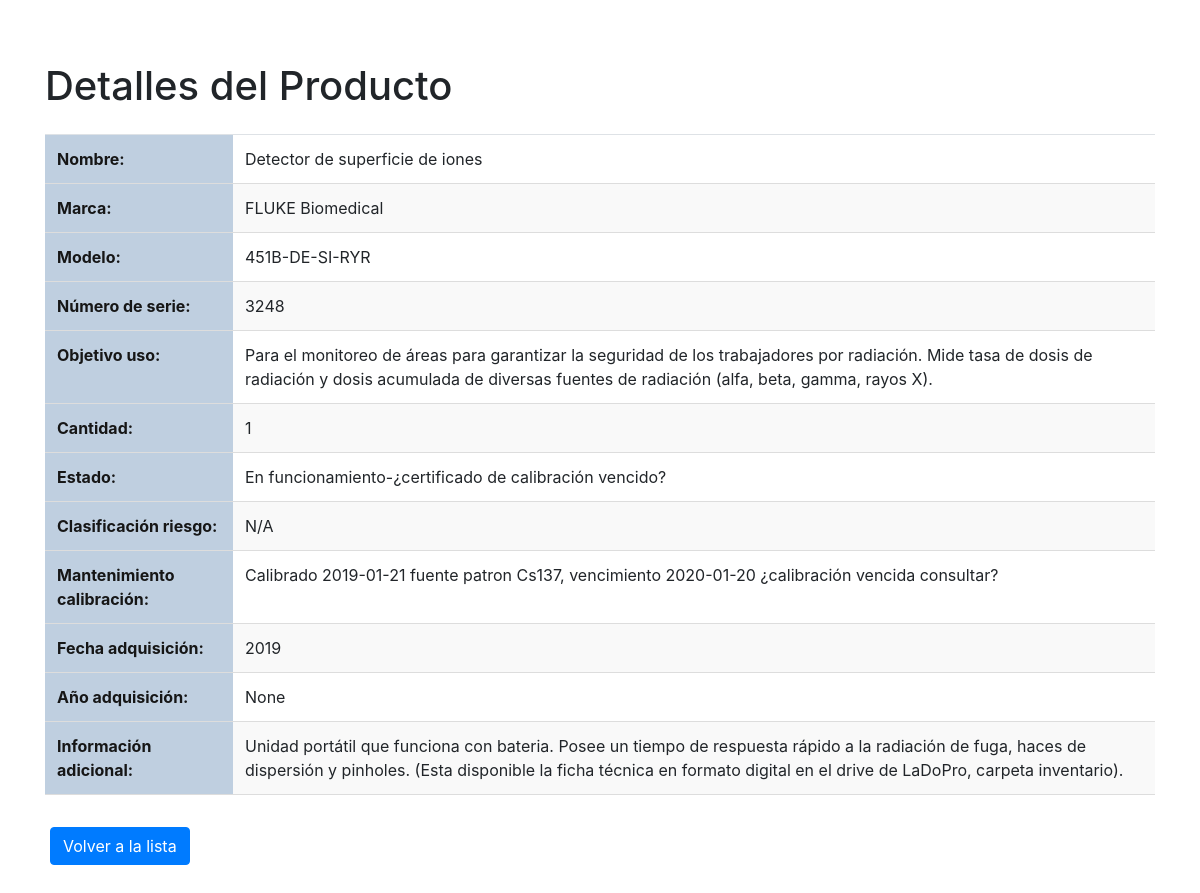
Page /inventario/detalles/1/ on the committed database.
### inventario/models.py (models this page shows, shortened)
class Producto(models.Model):
    nombre = models.CharField(max_length=255, null=True, blank=True)
    marca = models.CharField(max_length=255)  # campo obligatorio
    modelo = models.CharField(max_length=255, null=True, blank=True)
    numero_serie = models.CharField(max_length=255, null=True, blank=True)  # Modificado para permitir valores nulos
    objetivo_uso = models.CharField(max_length=255)  # campo obligatorio
    cantidad = models.IntegerField(default=0)
    estado = models.CharField(max_length=255, default='Funcionando')
    clasificacion_riesgo = models.CharField(max_length=255, null=True, blank=True)
    mantenimiento_calibracion = models.CharField(max_length=300, blank=True, null=True)
    fecha_adquisicion = models.CharField(max_length=255, null=True, blank=True)
    anio_adquisicion = models.IntegerField(null=True, blank=True)
    informacion_adicional = models.TextField(blank=True, null=True)

### inventario/views.py (the view)
# urls.py: path('detalles/<int:pk>/', detalles_producto, name='detalles_producto'),  # Nueva ruta
def detalles_producto(request, pk):
    producto = get_object_or_404(Producto, pk=pk)
    return render(request, 'inventario/detalles_producto.html', {'producto': producto})

### inventario/templates/inventario/detalles_producto.html (shortened to what this page needs)
{% load static %}
<!DOCTYPE html>
<html lang="es">
<head>
    <link rel="stylesheet" href="{% static 'css/style.css' %}">
    <link rel="stylesheet" href="https://stackpath.bootstrapcdn.com/bootstrap/4.5.2/css/bootstrap.min.css">
</head>
<body>
    <div class="container">
        <h1 class="my-4">Detalles del Producto</h1>
        <table class="table">
            <tr>
                <th>Nombre:</th>
                <td>{{ producto.nombre }}</td>
            </tr>
            <tr>
                <th>Marca:</th>
                <td>{{ producto.marca }}</td>
            </tr>
            <tr>
                <th>Modelo:</th>
                <td>{{ producto.modelo }}</td>
            </tr>
            <tr>
                <th>Número de serie:</th>
                <td>{{ producto.numero_serie }}</td>
            </tr>
            <tr>
                <th>Objetivo uso:</th>
                <td>{{ producto.objetivo_uso }}</td>
            </tr>
            <tr>
                <th>Cantidad:</th>
                <td>{{ producto.cantidad }}</td>
            </tr>
            <tr>
                <th>Estado:</th>
                <td>{{ producto.estado }}</td>
            </tr>
            <tr>
                <th>Clasificación riesgo:</th>
                <td>{{ producto.clasificacion_riesgo }}</td>
            </tr>
            <tr>
                <th>Mantenimiento calibración:</th>
                <td>{{ producto.mantenimiento_calibracion }}</td>
            </tr>
            <tr>
                <th>Fecha adquisición:</th>
                <td>{{ producto.fecha_adquisicion }}</td>
            </tr>
            <tr>
                <th>Año adquisición:</th>
                <td>{{ producto.anio_adquisicion }}</td>
            </tr>
            <tr>
                <th>Información adicional:</th>
                <td>{{ producto.informacion_adicional }}</td>
            </tr>
        </table>
        <a href="{% url 'lista_productos' %}" class="btn btn-primary mt-3">Volver a la lista</a>    </div>
</body>
</html>

### inventario/static/css/style.css (style rules this page uses)
body { font-family: Arial, sans-serif; background-color: #f4f4f9; margin: 0; padding: 18px; position: relative; min-height: 100vh; }
.custom-table, .table { width: 100%; border-collapse: collapse; margin: 20px 0; font-size: 16px; table-layout: auto; }
table th, table td { padding: 14px; text-align: left; border-bottom: 1px solid #ddd; overflow: hidden; text-overflow: ellipsis; }
table th { background-color: #bfcfe0; color: #161616; }
.table tr { height: 40px; }
.table tr:nth-child(even) { background-color: #f9f9f9; }
button, input[type="submit"], .btn { background-color: #007bff; color: #161616; padding: 10px 20px; border: none; border-radius: 4px; cursor: pointer; margin: 5px; }
.container { max-width: 1200px; margin: 0 auto; padding: 20px; }

### rows in the picture
Producto: nombre "Detector de superficie de iones", marca "FLUKE Biomedical", modelo "451B-DE-SI-RYR", numero_serie "3248", objetivo_uso "Para el monitoreo de áreas para garantizar la seguridad de los trabajadores por radiación. Mide tasa de dosis de radiación y dosis acumulada de diversas fuentes de radiación (alfa, beta, gamma, rayos X).", cantidad "1", estado "En funcionamiento-¿certificado de calibración vencido?", clasificacion_riesgo "N/A", mantenimiento_calibracion "Calibrado 2019-01-21 fuente patron Cs137, vencimiento 2020-01-20 ¿calibración vencida consultar?", fecha_adquisicion "2019", anio_adquisicion "None", informacion_adicional "Unidad portátil que funciona con bateria. Posee un tiempo de respuesta rápido a la radiación de fuga, haces de dispersión y pinholes. (Esta disponible la ficha técnica en formato digital en el drive de LaDoPro, carpeta inventario)."
